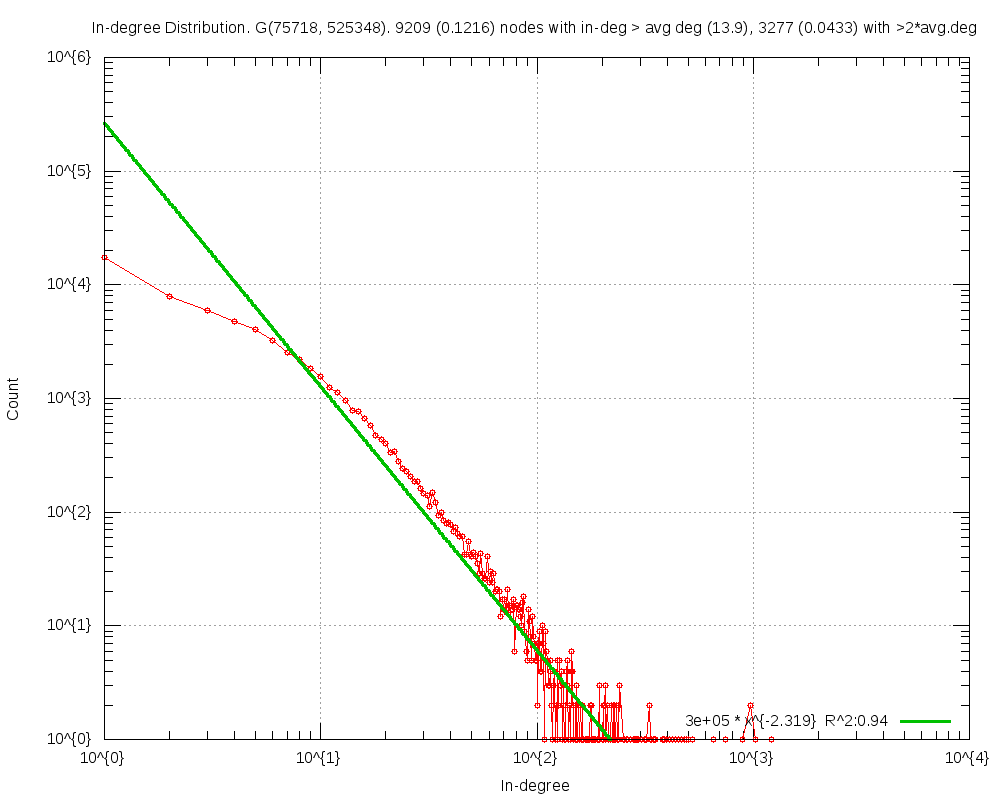

Reproduce this figure in gnuplot.
#
# In-degree Distribution. G(75718, 525348). 9209 (0.1216) nodes with in-deg > avg deg (13.9), 3277 (0.0433) with >2*avg.deg (Wed Apr 30 17:12:35 2014)
#

set title "In-degree Distribution. G(75718, 525348). 9209 (0.1216) nodes with in-deg > avg deg (13.9), 3277 (0.0433) with >2*avg.deg"
set key bottom right
set logscale xy 10
set format x "10^{%L}"
set mxtics 10
set format y "10^{%L}"
set mytics 10
set grid
set xlabel "In-degree"
set ylabel "Count"
set tics scale 2
set yrange[1.000000:]
set terminal png size 1000,800
set output 'inDeg.FRDG_25.png'
plot 	"inDeg.FRDG_25.tab" using 1:2 title "" with linespoints pt 6,\
	f1(x)=264027.475348*x**-2.318784, f1(x) title "3e+05 * x^{-2.319}  R^2:0.94" with lines linewidth 3
